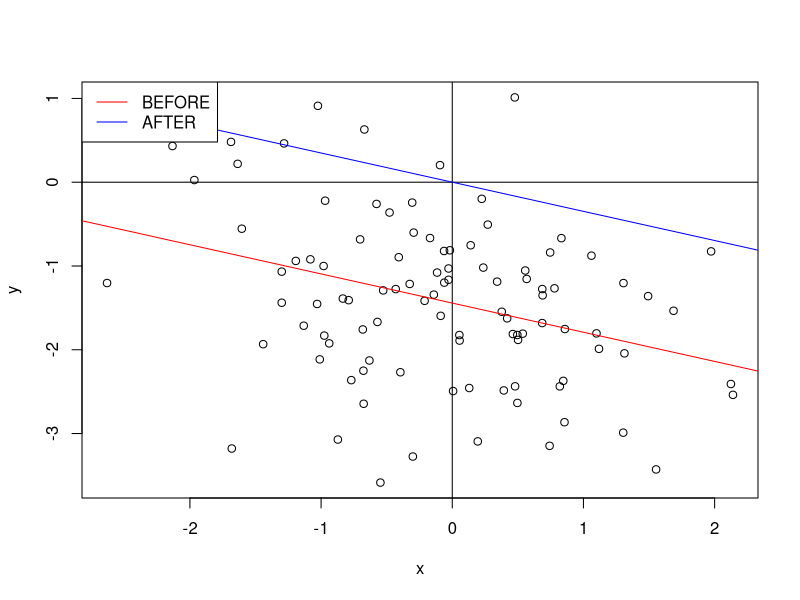

The R source for this figure:
## ---- chunk 1
min.sq=function(x,y){
  x.bar=mean(x);y.bar=mean(y)
  beta.1=sum((x-x.bar)*(y-y.bar))/sum((x-x.bar)^2);beta.0=y.bar-beta.1*x.bar
  return(list(a=beta.0,b=beta.1))
}
a=rnorm(1);b=rnorm(1);
N=100;x=rnorm(N);y=a*x+b+rnorm(N)
plot(x,y);abline(h=0);abline(v=0)
abline(min.sq(x,y)$a,min.sq(x,y)$b,col="red")
x=x-mean(x);y=y-mean(y)
abline(min.sq(x,y)$a,min.sq(x,y)$b,col="blue")
legend("topleft",c("BEFORE","AFTER"),lty=1,col=c("red","blue"))
